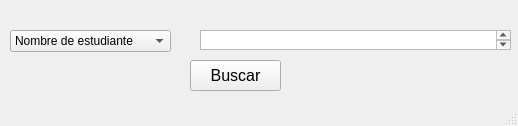
<?xml version="1.0" encoding="UTF-8"?>
<ui version="4.0">
 <class>MainWindow</class>
 <widget class="QMainWindow" name="MainWindow">
  <property name="geometry">
   <rect>
    <x>0</x>
    <y>0</y>
    <width>518</width>
    <height>126</height>
   </rect>
  </property>
  <property name="windowTitle">
   <string>MainWindow</string>
  </property>
  <widget class="QWidget" name="centralwidget">
   <widget class="QTextEdit" name="Ingresodedatos">
    <property name="geometry">
     <rect>
      <x>200</x>
      <y>30</y>
      <width>311</width>
      <height>20</height>
     </rect>
    </property>
   </widget>
   <widget class="QComboBox" name="Seleccion">
    <property name="geometry">
     <rect>
      <x>10</x>
      <y>30</y>
      <width>161</width>
      <height>22</height>
     </rect>
    </property>
    <item>
     <property name="text">
      <string>Nombre de estudiante</string>
     </property>
    </item>
    <item>
     <property name="text">
      <string>Codigo</string>
     </property>
    </item>
    <item>
     <property name="text">
      <string>Documento de identificación</string>
     </property>
    </item>
   </widget>
   <widget class="QPushButton" name="Trabajodegrado">
    <property name="geometry">
     <rect>
      <x>190</x>
      <y>60</y>
      <width>91</width>
      <height>31</height>
     </rect>
    </property>
    <property name="font">
     <font>
      <pointsize>12</pointsize>
     </font>
    </property>
    <property name="text">
     <string>Buscar</string>
    </property>
    <property name="checkable">
     <bool>false</bool>
    </property>
    <property name="autoDefault">
     <bool>false</bool>
    </property>
   </widget>
  </widget>
  <widget class="QMenuBar" name="menubar">
   <property name="geometry">
    <rect>
     <x>0</x>
     <y>0</y>
     <width>518</width>
     <height>21</height>
    </rect>
   </property>
  </widget>
  <widget class="QStatusBar" name="statusbar"/>
 </widget>
 <resources/>
 <connections/>
</ui>
